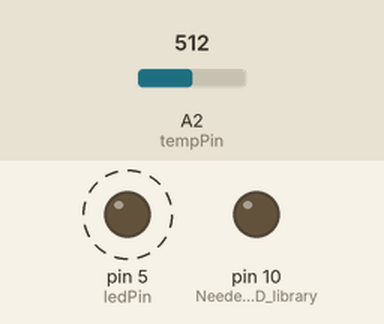
Recording of a sketch running on a simulated Arduino Uno, built with avr-gcc and run on an emulated ATmega328P. Parts: output pins drawn as LEDs (lit = HIGH). Dashed ring = blinking. The test bench sets the inputs (shaded band); at power-on: A2 (tempPin) = 512. Storage starts empty; what the sketch prints to the serial monitor is not drawn.

Above: at 0.6 s.
Timing chart, 0 to 3.0 s (numbered marks = the images above):
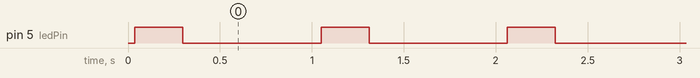

Measured:
- by itself, pin 5 (ledPin): alternates HIGH for 0.26 s and LOW for 0.75 s

The sketch:

ThermistorLogger.ino
```cpp
/*   Code to read a thermistor, and record both to an SD card.
 *   Author: Ethan Thompson-Jewell
 *   For use with Introduction to Arduino Activity 7
 */

#include <SD.h>

#define chipSelect 8  //Sparkfun micro-SD shield

#define ledPin 5
#define tempPin A2 //pin that the thermistor should be read from

int analogResolution = 10;  //10 for arduino uno
int currentTempC = -99;
int currentTempF = -99;
float adcMax;                 // The maximum adc value given to the thermistor
float A = 0.001125308852122;  // A, B, and C are constants used for a 10k resistor and 10k thermistor for the steinhart-hart equation
float B = 0.000234711863267;
float C = 0.000000085663516;
float R1 = 10000;  // 10k Ω resistor
float Tinv;
float adcVal;
float logR;
float T;  // these three variables are used for the calculation from adc value to temperature

File datalog;                     //File object for datalogging
char filename[] = "LOGGER00.csv"; //Template for file name to save data
bool SDactive = false;            //used to check for SD card before attempting to log

void setup() {
  Serial.begin(115200);     //start Serial communication
  pinMode(ledPin, OUTPUT);  //setup LED pin
  pinMode(10, OUTPUT);      //Needed for SD library, regardless of shield used

  //setting up SD card
  Serial.print("Initializing SD card...");
  if(!SD.begin(chipSelect))                                 //attempt to start SD communication
    Serial.println("Card failed, or not present");          //print out error if failed; remind user to check card
  else {                                                    //if successful, attempt to create file
    Serial.println("Card initialized.\nCreating File...");
    for (byte i = 0; i < 100; i++) {                        //can create up to 100 files with similar names, but numbered differently
      filename[6] = '0' + i/10;
      filename[7] = '0' + i%10;
      if (!SD.exists(filename)) {                           //if a given filename doesn't exist, it's available
        datalog = SD.open(filename, FILE_WRITE);            //create file with that name
        SDactive = true;                                    //activate SD logging since file creation was successful
        Serial.println("Logging to: " + String(filename));  //Tell user which file contains the data for this run of the program
        break;                                              //Exit the for loop now that we have a file
      }
    }
    if (!SDactive) Serial.println("No available file names; clear SD card to enable logging");
  }

  String header = "Temp (C),Temp(F)";  //setup data format, and print it to the monitor and SD card
  Serial.println(header);
  if (SDactive) {
    datalog.println(header);
    datalog.close();
  }
}

void loop() {


    String data = String(getTempC());  //get temp and write to data string
    data = data + "," + String(getTempF());

    digitalWrite(ledPin, HIGH);       //flash LED to show data being logged
    Serial.println(data);             //print data to monitor...
    if (SDactive) {
      datalog = SD.open(filename, FILE_WRITE);
      datalog.println(data);          //...and to SD card if available
      datalog.close();                //close file afterward to ensure data is saved properly
    }
    delay(250);                       //have LED blink for quarter-second
    digitalWrite(ledPin, LOW);        //then turn it off
    delay(750);                       //complete a full second cycle before logging again

}

//function to read the temp sensor and return the current temp in F
float getTempF() {
  update();
  return currentTempF;
}
//function to read the temp sensor and return the current temp in C
float getTempC() {
  update();
  return currentTempC;
}

void update() {

  adcMax = pow(2, analogResolution) - 1.0;
  adcVal = analogRead(tempPin);
  logR = log(((adcMax / adcVal) - 1) * R1);
  Tinv = A + B * logR + C * logR * logR * logR;
  T = 1 / Tinv;
  currentTempC = T - 273.15;  // converting to celcius
  currentTempF = currentTempC * 9 / 5 + 32;
}
```
